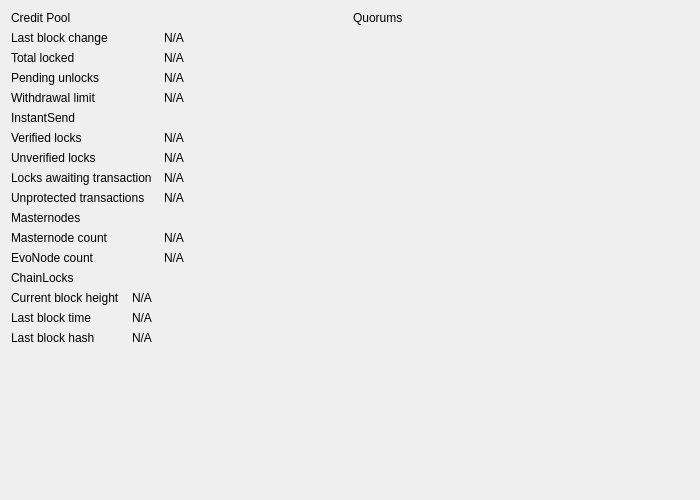
<?xml version="1.0" encoding="UTF-8"?>
<ui version="4.0">
 <class>NetworkWidget</class>
 <widget class="QWidget" name="NetworkWidget">
  <property name="geometry">
   <rect>
    <x>0</x>
    <y>0</y>
    <width>700</width>
    <height>500</height>
   </rect>
  </property>
  <layout class="QVBoxLayout" name="mainVerticalLayout">
   <item>
    <layout class="QHBoxLayout" name="horizontalLayout">
     <item>
      <layout class="QGridLayout" name="leftGridLayout" columnstretch="0,1">
       <property name="horizontalSpacing">
        <number>12</number>
       </property>
       <item row="0" column="0">
        <widget class="QLabel" name="labelCreditPool">
         <property name="text">
          <string>Credit Pool</string>
         </property>
        </widget>
       </item>
       <item row="1" column="0">
        <widget class="QLabel" name="labelCrLastBlockTitle">
         <property name="text">
          <string>Last block change</string>
         </property>
        </widget>
       </item>
       <item row="1" column="1">
        <widget class="QLabel" name="labelCrLastBlock">
         <property name="cursor">
          <cursorShape>IBeamCursor</cursorShape>
         </property>
         <property name="text">
          <string>N/A</string>
         </property>
         <property name="textFormat">
          <enum>Qt::PlainText</enum>
         </property>
         <property name="textInteractionFlags">
          <set>Qt::LinksAccessibleByMouse|Qt::TextSelectableByKeyboard|Qt::TextSelectableByMouse</set>
         </property>
        </widget>
       </item>
       <item row="2" column="0">
        <widget class="QLabel" name="labelCrLockedTitle">
         <property name="text">
          <string>Total locked</string>
         </property>
        </widget>
       </item>
       <item row="2" column="1">
        <widget class="QLabel" name="labelCrLocked">
         <property name="cursor">
          <cursorShape>IBeamCursor</cursorShape>
         </property>
         <property name="text">
          <string>N/A</string>
         </property>
         <property name="textFormat">
          <enum>Qt::PlainText</enum>
         </property>
         <property name="textInteractionFlags">
          <set>Qt::LinksAccessibleByMouse|Qt::TextSelectableByKeyboard|Qt::TextSelectableByMouse</set>
         </property>
        </widget>
       </item>
       <item row="3" column="0">
        <widget class="QLabel" name="labelCrPendingTitle">
         <property name="text">
          <string>Pending unlocks</string>
         </property>
        </widget>
       </item>
       <item row="3" column="1">
        <widget class="QLabel" name="labelCrPending">
         <property name="cursor">
          <cursorShape>IBeamCursor</cursorShape>
         </property>
         <property name="text">
          <string>N/A</string>
         </property>
         <property name="textFormat">
          <enum>Qt::PlainText</enum>
         </property>
         <property name="textInteractionFlags">
          <set>Qt::LinksAccessibleByMouse|Qt::TextSelectableByKeyboard|Qt::TextSelectableByMouse</set>
         </property>
        </widget>
       </item>
       <item row="4" column="0">
        <widget class="QLabel" name="labelCrLimitTitle">
         <property name="text">
          <string>Withdrawal limit</string>
         </property>
        </widget>
       </item>
       <item row="4" column="1">
        <widget class="QLabel" name="labelCrLimit">
         <property name="cursor">
          <cursorShape>IBeamCursor</cursorShape>
         </property>
         <property name="text">
          <string>N/A</string>
         </property>
         <property name="textFormat">
          <enum>Qt::PlainText</enum>
         </property>
         <property name="textInteractionFlags">
          <set>Qt::LinksAccessibleByMouse|Qt::TextSelectableByKeyboard|Qt::TextSelectableByMouse</set>
         </property>
        </widget>
       </item>
       <item row="5" column="0">
        <widget class="QLabel" name="labelInstantSend">
         <property name="text">
          <string>InstantSend</string>
         </property>
        </widget>
       </item>
       <item row="6" column="0">
        <widget class="QLabel" name="labelISLocksTitle">
         <property name="text">
          <string>Verified locks</string>
         </property>
        </widget>
       </item>
       <item row="6" column="1">
        <widget class="QLabel" name="labelISLocks">
         <property name="cursor">
          <cursorShape>IBeamCursor</cursorShape>
         </property>
         <property name="text">
          <string>N/A</string>
         </property>
         <property name="textFormat">
          <enum>Qt::PlainText</enum>
         </property>
         <property name="textInteractionFlags">
          <set>Qt::LinksAccessibleByMouse|Qt::TextSelectableByKeyboard|Qt::TextSelectableByMouse</set>
         </property>
        </widget>
       </item>
       <item row="7" column="0">
        <widget class="QLabel" name="labelISPendingTitle">
         <property name="text">
          <string>Unverified locks</string>
         </property>
        </widget>
       </item>
       <item row="7" column="1">
        <widget class="QLabel" name="labelISPending">
         <property name="cursor">
          <cursorShape>IBeamCursor</cursorShape>
         </property>
         <property name="text">
          <string>N/A</string>
         </property>
         <property name="textFormat">
          <enum>Qt::PlainText</enum>
         </property>
         <property name="textInteractionFlags">
          <set>Qt::LinksAccessibleByMouse|Qt::TextSelectableByKeyboard|Qt::TextSelectableByMouse</set>
         </property>
        </widget>
       </item>
       <item row="8" column="0">
        <widget class="QLabel" name="labelISWaitingTitle">
         <property name="text">
          <string>Locks awaiting transaction</string>
         </property>
        </widget>
       </item>
       <item row="8" column="1">
        <widget class="QLabel" name="labelISWaiting">
         <property name="cursor">
          <cursorShape>IBeamCursor</cursorShape>
         </property>
         <property name="text">
          <string>N/A</string>
         </property>
         <property name="textFormat">
          <enum>Qt::PlainText</enum>
         </property>
         <property name="textInteractionFlags">
          <set>Qt::LinksAccessibleByMouse|Qt::TextSelectableByKeyboard|Qt::TextSelectableByMouse</set>
         </property>
        </widget>
       </item>
       <item row="9" column="0">
        <widget class="QLabel" name="labelISUnprotectedTitle">
         <property name="text">
          <string>Unprotected transactions</string>
         </property>
        </widget>
       </item>
       <item row="9" column="1">
        <widget class="QLabel" name="labelISUnprotected">
         <property name="cursor">
          <cursorShape>IBeamCursor</cursorShape>
         </property>
         <property name="text">
          <string>N/A</string>
         </property>
         <property name="textFormat">
          <enum>Qt::PlainText</enum>
         </property>
         <property name="textInteractionFlags">
          <set>Qt::LinksAccessibleByMouse|Qt::TextSelectableByKeyboard|Qt::TextSelectableByMouse</set>
         </property>
        </widget>
       </item>
       <item row="10" column="0">
        <widget class="QLabel" name="labelMasternodes">
         <property name="text">
          <string>Masternodes</string>
         </property>
        </widget>
       </item>
       <item row="11" column="0">
        <widget class="QLabel" name="masternodeCountLabel">
         <property name="text">
          <string>Masternode count</string>
         </property>
        </widget>
       </item>
       <item row="11" column="1">
        <widget class="QLabel" name="masternodeCount">
         <property name="cursor">
          <cursorShape>IBeamCursor</cursorShape>
         </property>
         <property name="text">
          <string>N/A</string>
         </property>
         <property name="textFormat">
          <enum>Qt::PlainText</enum>
         </property>
         <property name="textInteractionFlags">
          <set>Qt::LinksAccessibleByMouse|Qt::TextSelectableByKeyboard|Qt::TextSelectableByMouse</set>
         </property>
        </widget>
       </item>
       <item row="12" column="0">
        <widget class="QLabel" name="evoCountLabel">
         <property name="text">
          <string>EvoNode count</string>
         </property>
        </widget>
       </item>
       <item row="12" column="1">
        <widget class="QLabel" name="evoCount">
         <property name="cursor">
          <cursorShape>IBeamCursor</cursorShape>
         </property>
         <property name="text">
          <string>N/A</string>
         </property>
         <property name="textFormat">
          <enum>Qt::PlainText</enum>
         </property>
         <property name="textInteractionFlags">
          <set>Qt::LinksAccessibleByMouse|Qt::TextSelectableByKeyboard|Qt::TextSelectableByMouse</set>
         </property>
        </widget>
       </item>
      </layout>
     </item>
     <item>
      <layout class="QGridLayout" name="rightGridLayout" columnstretch="0,1">
       <property name="horizontalSpacing">
        <number>12</number>
       </property>
       <item row="0" column="0">
        <widget class="QLabel" name="labelQuorums">
         <property name="text">
          <string>Quorums</string>
         </property>
        </widget>
       </item>
       <item row="100" column="0">
        <spacer name="rightVerticalSpacer">
         <property name="orientation">
          <enum>Qt::Vertical</enum>
         </property>
         <property name="sizeHint" stdset="0">
          <size>
           <width>20</width>
           <height>40</height>
          </size>
         </property>
        </spacer>
       </item>
      </layout>
     </item>
    </layout>
   </item>
   <item>
    <layout class="QGridLayout" name="bottomGridLayout" columnstretch="0,1">
     <property name="horizontalSpacing">
      <number>12</number>
     </property>
     <item row="0" column="0">
      <widget class="QLabel" name="labelChainLocks">
       <property name="text">
        <string>ChainLocks</string>
       </property>
      </widget>
     </item>
     <item row="1" column="0">
      <widget class="QLabel" name="bestClHeightLabel">
       <property name="text">
        <string>Current block height</string>
       </property>
      </widget>
     </item>
     <item row="1" column="1">
      <widget class="QLabel" name="bestClHeight">
       <property name="cursor">
        <cursorShape>IBeamCursor</cursorShape>
       </property>
       <property name="text">
        <string>N/A</string>
       </property>
       <property name="textFormat">
        <enum>Qt::PlainText</enum>
       </property>
       <property name="textInteractionFlags">
        <set>Qt::LinksAccessibleByMouse|Qt::TextSelectableByKeyboard|Qt::TextSelectableByMouse</set>
       </property>
      </widget>
     </item>
     <item row="2" column="0">
      <widget class="QLabel" name="bestClTimeLabel">
       <property name="text">
        <string>Last block time</string>
       </property>
      </widget>
     </item>
     <item row="2" column="1">
      <widget class="QLabel" name="bestClTime">
       <property name="cursor">
        <cursorShape>IBeamCursor</cursorShape>
       </property>
       <property name="text">
        <string>N/A</string>
       </property>
       <property name="textFormat">
        <enum>Qt::PlainText</enum>
       </property>
       <property name="textInteractionFlags">
        <set>Qt::LinksAccessibleByMouse|Qt::TextSelectableByKeyboard|Qt::TextSelectableByMouse</set>
       </property>
      </widget>
     </item>
     <item row="3" column="0">
      <widget class="QLabel" name="bestClHashLabel">
       <property name="text">
        <string>Last block hash</string>
       </property>
      </widget>
     </item>
     <item row="3" column="1">
      <widget class="QLabel" name="bestClHash">
       <property name="cursor">
        <cursorShape>IBeamCursor</cursorShape>
       </property>
       <property name="text">
        <string>N/A</string>
       </property>
       <property name="textFormat">
        <enum>Qt::PlainText</enum>
       </property>
       <property name="textInteractionFlags">
        <set>Qt::LinksAccessibleByMouse|Qt::TextSelectableByKeyboard|Qt::TextSelectableByMouse</set>
       </property>
      </widget>
     </item>
    </layout>
   </item>
   <item>
    <spacer name="verticalSpacer">
     <property name="orientation">
      <enum>Qt::Vertical</enum>
     </property>
     <property name="sizeHint" stdset="0">
      <size>
       <width>20</width>
       <height>40</height>
      </size>
     </property>
    </spacer>
   </item>
  </layout>
 </widget>
 <resources/>
 <connections/>
</ui>
